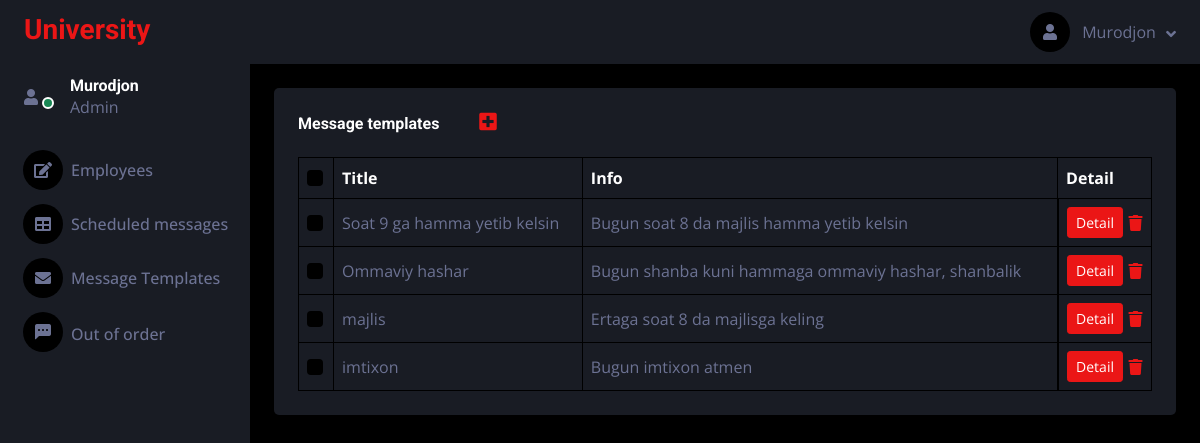
/messages/ (signed in), run on the app's committed database.
### main/models.py (models this page shows, shortened)
class Messages(models.Model):
    title = models.CharField(max_length=100)
    info = models.TextField()

### main/views.py (the view, shortened to what this page needs)
# urls.py: path('messages/',MessagesView.as_view(),name='messages'),
class MessagesView(LoginRequiredMixin,View):
    def get(self, request):
        messages = Messages.objects.all()
        context = {"admin":request.user,"messages":messages}
        return render(request,'message_templates.html',context)

### templates/message_templates.html (shortened to what this page needs)
{% include 'wrapper.html' %}
{% block content %}
        <div class="content">
            <nav class="navbar navbar-expand bg-secondary navbar-dark sticky-top px-4 py-0">
                <div class="navbar-nav align-items-center ms-auto">
                        <div class="nav-item dropdown">
                        <a href="#" class="nav-link dropdown-toggle" data-bs-toggle="dropdown">
                            <i class="fa fa-user me-lg-2" aria-hidden="true"></i>
                            <span class="d-none d-lg-inline-flex">{{ admin }}</span>
                        </a>
                    </div>
                </div>
            </nav>
            <div class="container-fluid pt-4 px-4">
                <div class="bg-secondary text-center rounded p-4">
                    <div class="d-flex align-items-center justify-content-between mb-4">
                        <h6 class="mb-0">Message templates &nbsp &nbsp &nbsp &nbsp &nbsp<a href="/add_messages/"><i class="fa fa-plus-square" aria-hidden="true" style="font-size: 20px;"></i></a></h6>
                    </div>
                    <div class="table-responsive">
                        <table class="table text-start align-middle table-bordered table-hover mb-0" >
                            <thead>
                                <tr class="text-white">
                                    <th scope="col"><input class="form-check-input" type="checkbox" id="master_checkbox"></th>
                                    <th scope="col">Title</th>
                                    <th scope="col">Info</th>
                                    <th scope="col">Detail</th>
                                </tr>
                            </thead>
                            <tbody>
                                {% for i in messages %}
                                <tr >
                                    <td><input class="form-check-input other_checkbox" type="checkbox"></td>
                                    <td>{{ i.title }}</td>
                                    <td>{{ i.info }}</td>
                                    <td class="d-flex align-items-center justify-content-between"><a class="btn btn-sm btn-primary"  href="/message_detail/{{ i.id }}">Detail</a>
                                    <a href="/delete_message/{{ i.id }}"><i class="fa fa-trash" aria-hidden="true"></i></a></td>
                                </tr>
                                {% endfor %}
                            </tbody>
                        </table>
                    </div>
                </div>
            </div>
        </div>
{% endblock content %}

### templates/wrapper.html (shortened to what this page needs)
<!DOCTYPE html>
<html lang="en">
<head>
    <link href="https://cdnjs.cloudflare.com/ajax/libs/font-awesome/5.10.0/css/all.min.css" rel="stylesheet">
    <link href="https://cdn.jsdelivr.net/npm/bootstrap-icons@1.4.1/font/bootstrap-icons.css" rel="stylesheet">
    <link href="/static/lib/owlcarousel/assets/owl.carousel.min.css" rel="stylesheet">
    <link href="/static/lib/tempusdominus/css/tempusdominus-bootstrap-4.min.css" rel="stylesheet" />
    <link href="/static/css/bootstrap.min.css" rel="stylesheet">
    <link href="/static/css/style.css" rel="stylesheet">
</head>
<body>
    <div class="container-fluid position-relative d-flex p-0">
        <div class="sidebar pe-7 pb-3">
            <nav class="navbar bg-secondary navbar-dark">
                <a href="index.html" class="navbar-brand mx-4 mb-3">
                    <h3 class="text-primary">University</h3>
                </a>
                <div class="d-flex align-items-center ms-4 mb-4">
                    <div class="position-relative">
                        <i class="fa fa-user me-lg-3" aria-hidden="true"></i>
                        <div class="bg-success rounded-circle border border-2 border-white position-absolute end-0 bottom-0 p-1"></div>
                    </div>
                    <div class="ms-3">
                        <h6 class="mb-0">{{ admin }}</h6>
                        <span>Admin</span>
                    </div>
                </div>
                <div class="navbar-nav w-100">
                    <a href="/" class="nav-item nav-link"><i class="fa fa-edit   me-2"></i>Employees</a>
                    <a href="/schuduled_messages/" class="nav-item nav-link"><i class="fa fa-table me-2"></i>Scheduled messages</a>
                    <a href="/messages/" class="nav-item nav-link"><i class="fa fa-envelope me-lg-2"></i></i>Message Templates</a>
                    <a href="/out_of_order/" class="nav-item nav-link"><i class="bi bi-chat-left-dots-fill me-2"></i>Out of order</a>
                </div>
            </nav>
        </div>
    </div>
</body>
</html>

### static/css/style.css (style rules this page uses)
:root { --primary: #EB1616; --secondary: #191C24; --light: #6C7293; --dark: #000000; }
.btn { transition: .5s; }
.sidebar { position: fixed; top: 0; left: 0; bottom: 0; width: 250px; height: 100vh; overflow-y: auto; background: var(--secondary); transition: 0.5s; z-index: 999; }
.content { margin-left: 250px; min-height: 100vh; background: var(--dark); transition: 0.5s; }
@media (min-width: 992px) { .sidebar { margin-left: 0; } }
@media (min-width: 992px) { .content { width: calc(100% - 250px); } }
.sidebar .navbar .navbar-nav .nav-link { padding: 7px 20px; color: var(--light); font-weight: 500; border-left: 3px solid var(--secondary); border-radius: 0 30px 30px 0; outline: none; }
.sidebar .navbar .navbar-nav .nav-link i { width: 40px; height: 40px; display: inline-flex; align-items: center; justify-content: center; background: var(--dark); border-radius: 40px; }
.content .navbar .navbar-nav .nav-link { margin-left: 25px; padding: 12px 0; color: var(--light); outline: none; }
.content .navbar .sidebar-toggler, .content .navbar .navbar-nav .nav-link i { width: 40px; height: 40px; display: inline-flex; align-items: center; justify-content: center; background: var(--dark); border-radius: 40px; }
.content .navbar .dropdown-toggle::after { margin-left: 6px; vertical-align: middle; border: none; content: "\f107"; font-family: "Font Awesome 5 Free"; font-weight: 900; transition: .5s; }

### data on the page
Messages: title "Soat 9 ga hamma yetib kelsin", info "Bugun soat 8 da majlis hamma yetib kelsin"
Messages: title "Ommaviy hashar", info "Bugun shanba kuni hammaga ommaviy hashar, shanbalik"
Messages: title "majlis", info "Ertaga soat 8 da majlisga keling"
Messages: title "imtixon", info "Bugun imtixon atmen"

### other printed values
{{ admin }} "Murodjon"
